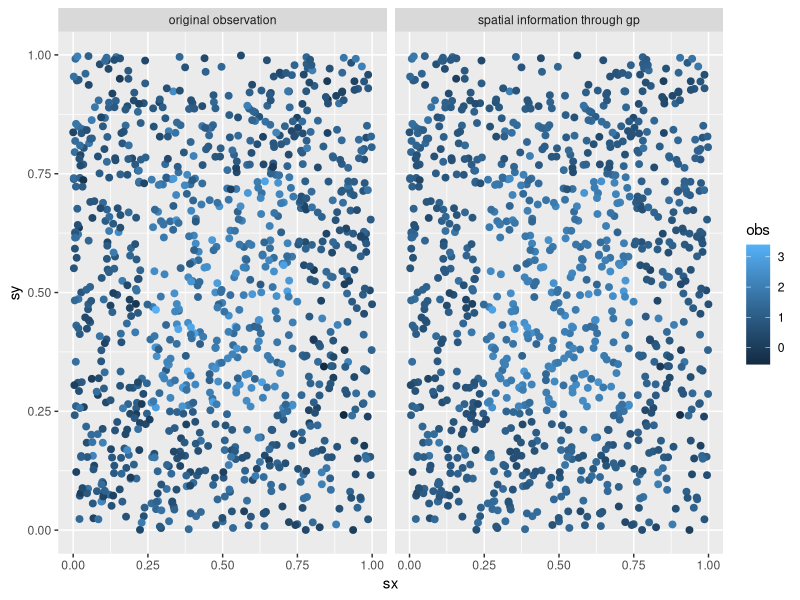
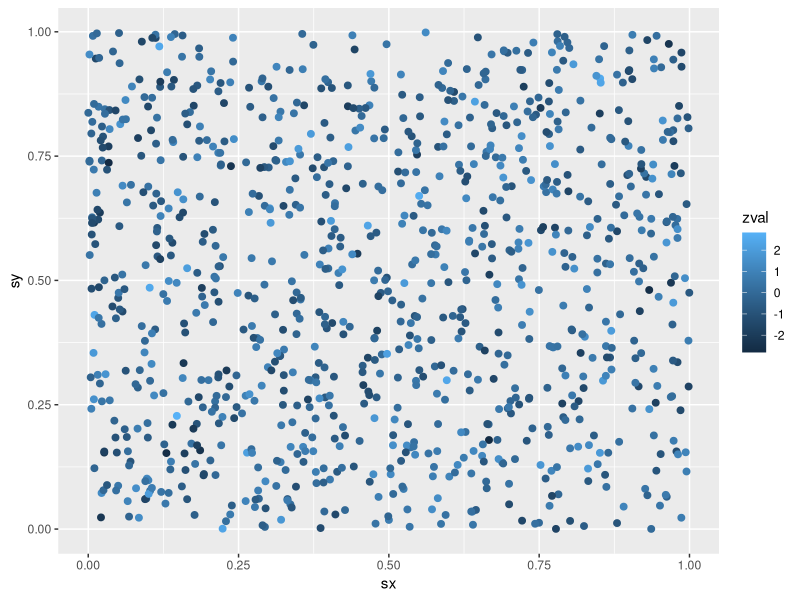

Write R code to recreate these figures, in order. (Note: this script raises an error after producing the figures.)
# spatial hdp
library(MASS)
library(ggplot2)
#locations 
n = 1000 # datapoints
#sx = c(runif(n/8,0,0.05),runif(n/8,0.6,1),runif(n/2,0.6,1),runif(n/4,0,0.4))
#sy = c(runif(n/8,0,0.05),runif(n/8,0.6,1),runif(n/2,0,0.4),runif(n/4,0.6,1))

# sampling x and y
sx = runif(n)
sy = runif(n)

s = cbind(sy,sx)
dist = sapply(1:n,function(x) sapply(1:n,function(y) sqrt(sum((s[y,]-s[x,])^2))))

# creating correlation matrix
phi = 30

#range
range = 0.03
phi = 3/range

sigma = exp(-phi*dist)


## simulating some data
# possible y

y = rep(1,n)

idx = which(sx < 0.75 & sx > 0.25 & sy >0.25 & sy < 0.75)


y[idx] = 2

yobs = y + rnorm(n,0,0.5)

sigmanorm = diag(1/rowSums(sigma))%*%sigma
znew = c(sigmanorm%*%yobs)

#zval_spatial = colMeans(mvrnorm(n=10,yobs,sigma))

#zval_independent = colMeans(mvrnorm(n=10,yobs,diag(n)))


plotdata = data.frame(yobs,znew, s, id = 1:n)
datalong = reshape(plotdata, varying = colnames(plotdata)[c(1:2)], direction = "long", v.names = 'obs', times = c('original observation','spatial information through gp'))

ggplot(datalong, aes(x = sx, y = sy, col = obs))+
  geom_point(cex = 2)+
  facet_grid(cols = vars(time))

length(znew)
dim(s)
Tdata = 1000
#cdf_mu = rbeta(1,1,2)

#mu = qnorm(cdf_mu)
mu = 0
zval = mvrnorm(n=1,rep(mu,n),sigma)
x = rnorm(100)
plotdata = data.frame(col = zval,s, id = 1:n, x = x)

ggplot(plotdata, aes(x=sx,y = sy, col = zval, label = id))+
  geom_point(cex = 2)
  geom_text(hjust = 0, vjust = 0)



ggplot(plotdata, aes(x=sx,y = sy, col = zval_spatial, label = id))+
  geom_point(cex = 2)

ggplot(plotdata, aes(x=sx,y = sy, col = zval_independent, label = id))+
  geom_point(cex = 2)
rgamma(100,1,1)
